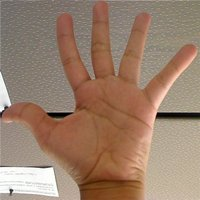
#> input picture programas-exemplo-20230725/histogram_matching_input.jpeg, 200 x 200 px
$ python especificacao_hist.py
#> lines starting #> are read from the running program, lines starting #| are printed output that depends on the picture
import numpy as np
import matplotlib.pyplot as plt
import cv2


if __name__ == '__main__':
    img_input = cv2.imread('histogram_matching_input.jpeg')   # imagem de entrada
#> img_input is the input picture: shape (200, 200, 3); mean B, G, R 107.8, 127.1, 154.3
    img_ref = cv2.imread('histogram_matching_ref2.jpeg') # imagem de referência
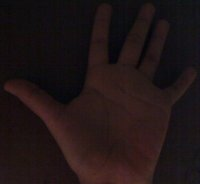
#> input picture programas-exemplo-20230725/histogram_matching_ref2.jpeg, 200 x 184 px
#> img_ref is the input picture: shape (184, 200, 3); mean B, G, R 21.5, 21.1, 32.2

    chans_img = cv2.split(img_input)
    chans_ref = cv2.split(img_ref)

    # iterage nos canais da imagem de entrada e calcula o histograma
    pr = np.zeros((256, 3))
    for chan, n in zip(chans_img, np.arange(3)):
        pr[:,n] = cv2.calcHist([chan], [0], None, [256], [0, 256]).ravel()
#> this loop made 3 passes
#> after the loop, pr = 256 rows, first 8: [79, 41, 3], [25, 5, 11], [22, 7, 0], [17, 5, 8], [11, 5, 5], [24, 9, 3], [27, 10, 11], [15, 16, 6]

    # iterage nos canais da imagem de referencia e calcula o histograma
    pz = np.zeros((256, 3))
    for chan, n in zip(chans_ref, np.arange(3)):
        pz[:,n] = cv2.calcHist([chan], [0], None, [256], [0, 256]).ravel()
#> after the loop, pz = 256 rows, first 8: [0, 0, 0], [2, 1, 0], [0, 6, 0], [2, 9, 0], [2, 24, 4], [6, 37, 7], [17, 88, 24], [54, 114, 55]

    # calcula as CDFs para a imagem de entrada
    cdf_input = np.zeros((256, 3))
    for i in range(3):
        cdf_input[:,i] = np.cumsum(pr[:,i]) # referencia
#> after the loop, cdf_input = 256 rows, first 8: [79, 41, 3], [104, 46, 14], [126, 53, 14], [143, 58, 22], [154, 63, 27], [178, 72, 30], [205, 82, 41], [220, 98, 47]

    # calcula as CDFs para a imagem de referencia
    cdf_ref = np.zeros((256,3))
    for i in range(3):
        cdf_ref[:,i] = np.cumsum(pz[:,i]) # referencia
#> after the loop, cdf_ref = 256 rows, first 8: [0, 0, 0], [2, 1, 0], [2, 7, 0], [4, 16, 0], [6, 40, 4], [12, 77, 11], [29, 165, 35], [83, 279, 90]


    img_out = np.zeros(img_input.shape) # imagem de saida

    for c in range(3):
        for i in range(256):
            diff = np.absolute(cdf_ref[:,c] - cdf_input[i,c])
            indice = diff.argmin()
            img_out[img_input[:,:,c] == i, c] = indice
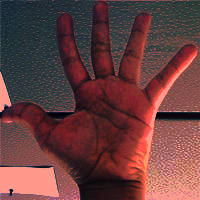
#> img_out: shape (200, 200, 3) float64; mean of channels 0, 1, 2 23.3, 23.2, 36.1; drawn with min black and max white

    img_out = img_out.astype(np.uint8)
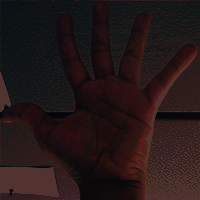
#> img_out: shape (200, 200, 3); mean of channels 0, 1, 2 23.3, 23.2, 36.1; drawn as B, G, R

    img_input = cv2.cvtColor(img_input, cv2.COLOR_BGR2RGB)
    img_ref = cv2.cvtColor(img_ref, cv2.COLOR_BGR2RGB)
    img_out = cv2.cvtColor(img_out, cv2.COLOR_BGR2RGB)

    fig, axs = plt.subplots(1,3)
    axs[0].axis('off')
    axs[0].set_title('Original')
    axs[0].imshow(img_input)
    axs[1].axis('off')
    axs[1].set_title('Referencia')
    axs[1].imshow(img_ref)
    axs[2].axis('off')
    axs[2].set_title('Saida')
    axs[2].imshow(img_out)
    plt.show()
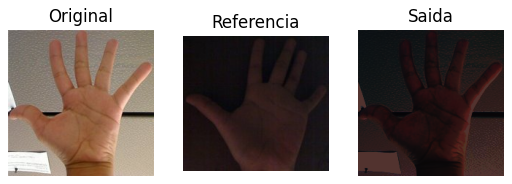
#> figure drawn by matplotlib, 3 panels
